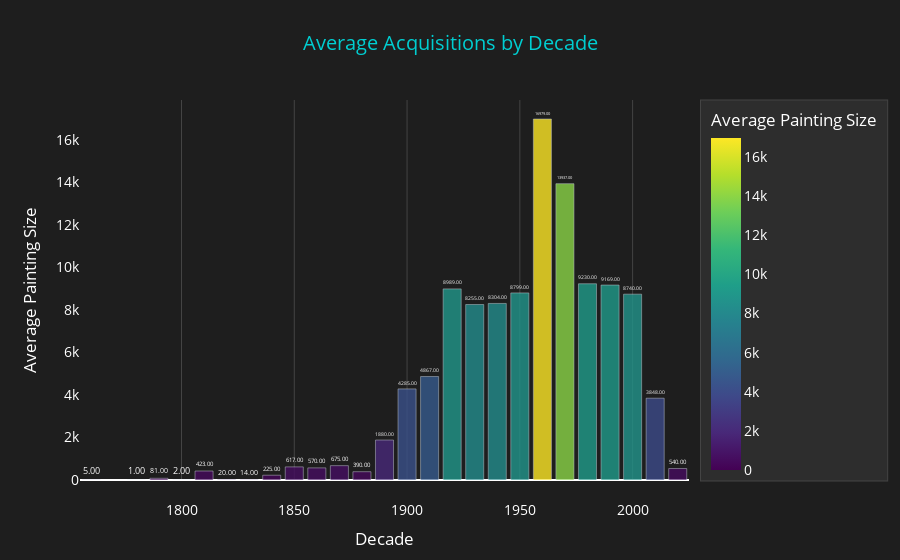

The notebook cell this image was saved under:
### Code cell
T1fig2 = px.bar(
    filtered_DateAcquired_data,
    x='decades',              
    y='DateAcquired',     
    text='DateAcquired',      
    title="Average Acquisitions by Decade", 
    color='DateAcquired',   
    color_continuous_scale=px.colors.sequential.Viridis  
)


T1fig2.update_traces(
    texttemplate='%{text:.2f}', 
    textposition='outside',     
    marker=dict(opacity=0.8)    
)

T1fig2.update_layout(
    plot_bgcolor="#1E1E1E",      
    paper_bgcolor="#1E1E1E",    
    font=dict(color="#FFFFFF", size=14), 
    title=dict(font=dict(size=20, color="#00CED1"), x=0.5),
    xaxis=dict(
        title="Decade",     
        color="#FFFFFF",       
        gridcolor="#444444", 
        zeroline=False,
        ticklabelstandoff=20
    ),
    yaxis=dict(
        title="Average Painting Size",   
        color="#FFFFFF",       
        showgrid=False          
    ),
    coloraxis_colorbar=dict(
        title="Average Painting Size",  
        tickcolor="#FFFFFF",   
        titlefont=dict(color="#FFFFFF"), 
        bgcolor="#2D2D2D",      
        bordercolor="#444444",   
        borderwidth=1         
    )
)

T1fig2.show()

### Figure 1 — Plotly figure (JSON) as saved in the notebook; plotly's stock layout.template omitted (floating-point values rounded to 4 significant figures)
{"data": [{"alignmentgroup": "True", "hovertemplate": "decades=%{x}<br>DateAcquired=%{marker.color}<extra></extra>", "legendgroup": "", "marker": {"color": [5, 1, 81, 2, 423, 20, 14, 225, 617, 570, 675, 390, 1880, 4285, 4867, 8989, 8255, 8304, 8799, 16979, 13937, 9230, 9169, 8740, 3848, 540], "coloraxis": "coloraxis", "opacity": 0.8, "pattern": {"shape": ""}}, "name": "", "offsetgroup": "", "orientation": "v", "showlegend": false, "text": [5, 1, 81, 2, 423, 20, 14, 225, 617, 570, 675, 390, 1880, 4285, 4867, 8989, 8255, 8304, 8799, 16979, 13937, 9230, 9169, 8740, 3848, 540], "textposition": "outside", "texttemplate": "%{text:.2f}", "type": "bar", "x": [1760, 1780, 1790, 1800, 1810, 1820, 1830, 1840, 1850, 1860, 1870, 1880, 1890, 1900, 1910, 1920, 1930, 1940, 1950, 1960, 1970, 1980, 1990, 2000, 2010, 2020], "xaxis": "x", "y": [5, 1, 81, 2, 423, 20, 14, 225, 617, 570, 675, 390, 1880, 4285, 4867, 8989, 8255, 8304, 8799, 16979, 13937, 9230, 9169, 8740, 3848, 540], "yaxis": "y"}], "layout": {"autosize": true, "barmode": "relative", "coloraxis": {"colorbar": {"bgcolor": "#2D2D2D", "bordercolor": "#444444", "borderwidth": 1, "tickcolor": "#FFFFFF", "title": {"font": {"color": "#FFFFFF"}, "text": "Average Painting Size"}}, "colorscale": [[0, "#440154"], [0.1111, "#482878"], [0.2222, "#3e4989"], [0.3333, "#31688e"], [0.4444, "#26828e"], [0.5556, "#1f9e89"], [0.6667, "#35b779"], [0.7778, "#6ece58"], [0.8889, "#b5de2b"], [1, "#fde725"]]}, "font": {"color": "#FFFFFF", "size": 14}, "legend": {"tracegroupgap": 0}, "paper_bgcolor": "#1E1E1E", "plot_bgcolor": "#1E1E1E", "title": {"font": {"color": "#00CED1", "size": 20}, "text": "Average Acquisitions by Decade", "x": 0.5}, "xaxis": {"anchor": "y", "autorange": true, "color": "#FFFFFF", "domain": [0, 1], "gridcolor": "#444444", "range": [1755, 2025], "ticklabelstandoff": 20, "title": {"text": "Decade"}, "type": "linear", "zeroline": false}, "yaxis": {"anchor": "x", "autorange": true, "color": "#FFFFFF", "domain": [0, 1], "range": [0, 17870.0], "showgrid": false, "title": {"text": "Average Painting Size"}, "type": "linear"}}}
